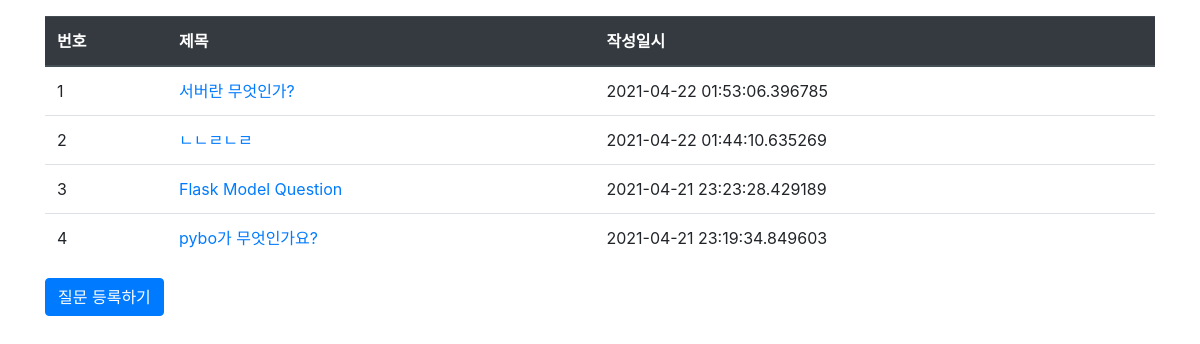
Page /question/list/ on the committed database.
### pybo/models.py (models this page shows)
class Question(db.Model):
    id = db.Column(db.Integer, primary_key=True)
    subject = db.Column(db.String(200), nullable=False) #질문 제목 / nullable은 빈값을 뜻함
    content = db.Column(db.Text(), nullable=False) #질문 내용
    create_date = db.Column(db.DateTime(), nullable=False) #질문 작성일시

### pybo/views/question_views.py (the view)
@bp.route('/list/')
def _list():
    question_list = Question.query.order_by(Question.create_date.desc())
    return render_template('question/question_list.html', question_list=question_list)

### pybo/templates/question/question_list.html
{% extends 'base.html' %}
{% block content %}
<div class="container my-3">
    <table class="table">
        <thead>
        <tr class="thead-dark">
            <th>번호</th>
            <th>제목</th>
            <th>작성일시</th>
        </tr>
        </thead>
        <tbody>
        {% if question_list %}
        {% for question in question_list %}
        <tr>
            <td>{{ loop.index }}</td>
            <td>
                <a href="{{ url_for('question.detail', question_id=question.id) }}">{{ question.subject }}</a>
            </td>
            <td>{{ question.create_date }}</td>
        </tr>
        {% endfor %}
        {% else %}
        <tr>
            <td colspan="3">질문이 없습니다.</td>
        </tr>
        {% endif %}
        </tbody>
    </table>
    <a href="{{ url_for('question.create') }}" class="btn btn-primary">질문 등록하기</a>
</div>
{% endblock %}

### rows in the picture
Question: subject "서버란 무엇인가?", create_date "2021-04-22 01:53:06.396785"
Question: subject "ㄴㄴㄹㄴㄹ", create_date "2021-04-22 01:44:10.635269"
Question: subject "Flask Model Question", create_date "2021-04-21 23:23:28.429189"
Question: subject "pybo가 무엇인가요?", create_date "2021-04-21 23:19:34.849603"
